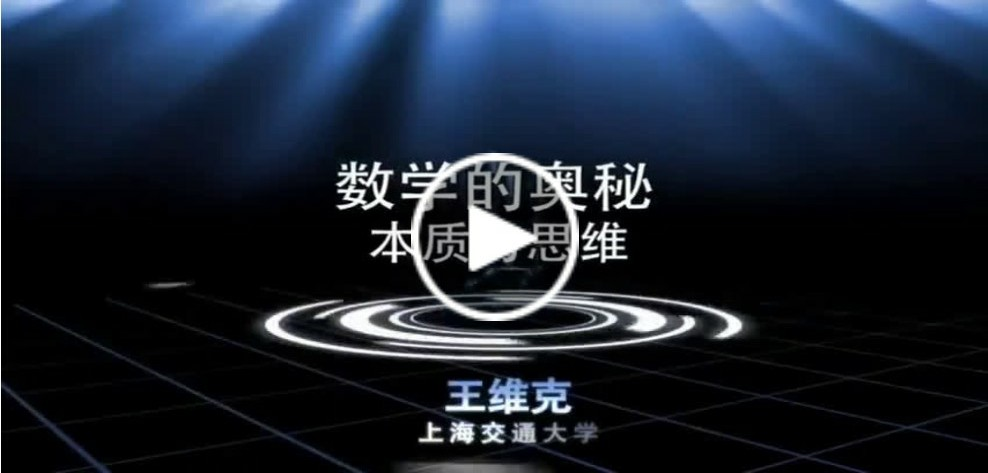
#> input picture Resource/video1.jpg, 988 x 473 px, given in place of screenshot.png, which was not available
$ python main.py
#> lines starting #> are read from the running program, lines starting #| are printed output that depends on the picture; pictures that were not available may be replaced by others from this repository, and a replacement may not be noted
import os
import cv2
import time

# adb路径
adb_path = "F:\\Development\\SDK\\Android\\android-sdk\\platform-tools\\adb.exe"
# 截图缓存路径
cache_path = "D:\\test\\"


def match_template(image, template, md=cv2.TM_CCOEFF_NORMED, threshold=0.8):
    # cv2.imshow("image", image)
    # cv2.imshow("template", template)
    result = cv2.matchTemplate(image, template, md)
    min_val, max_val, min_loc, max_loc = cv2.minMaxLoc(result)
    if max_val > threshold:
        return True, max_loc[0] + template.shape[1] / 2, max_loc[1] + template.shape[0] / 2
    else:
        return False, -1, -1


def get_screencap_to_path(path):
    os.system(
        adb_path + " shell /system/bin/screencap -p /sdcard/screenshot.png")
    os.system(
        adb_path + " pull /sdcard/screenshot.png " + path)
    return path


def get_screencap():
    get_screencap_to_path(cache_path + "screenshot.png")
    return cv2.imread(cache_path + "screenshot.png", 1)
#> returned value is the input picture: shape (473, 988, 3); mean B, G, R 52.4, 37.6, 27.9


def simulate_tap(x, y):
    os.system(adb_path + " shell input tap " + str(x) + " " + str(y))


def simulate_swipe(x1, y1, x2, y2):
    os.system(adb_path + " shell input swipe " + str(x1) + " " + str(y1) + " " + str(x2) + " " + str(y2))


def find_submit_loc(image):
    image_submit = cv2.imread("./Resource/submit.jpg", 1)
    return match_template(image, image_submit)


def find_option_loc(image):
    image_a = cv2.imread("./Resource/A.jpg", 1)
    return match_template(image, image_a)


def find_yes_loc(image):
    image_yes = cv2.imread("./Resource/yes.jpg", 1)
    return match_template(image, image_yes)


def find_retry_loc(image):
    image_play = cv2.imread("./Resource/retry.jpg", 1)
    return match_template(image, image_play)


def find_video_loc(image):
    image_video = cv2.imread("./Resource/video.jpg", 1)
    return match_template(image, image_video, threshold=0.6)


if __name__ == '__main__':

    is_just_play = False

    while True:
        screen = get_screencap()

        # 判断横屏还是竖屏
        print(screen.shape)
#| (473, 988, 3)
        if screen.shape[0] < screen.shape[1]:
            submit_is_find, submit_x, submit_y = find_submit_loc(screen)
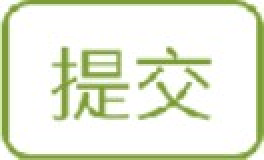
#> input picture Resource/submit.jpg, 132 x 80 px (shown 2 times larger)
#> in find_submit_loc, image_submit is the input picture: shape (80, 132, 3); mean B, G, R 215, 235.8, 229.6
#> in match_template, `result = cv2.matchTemplate(image, template, md)`:
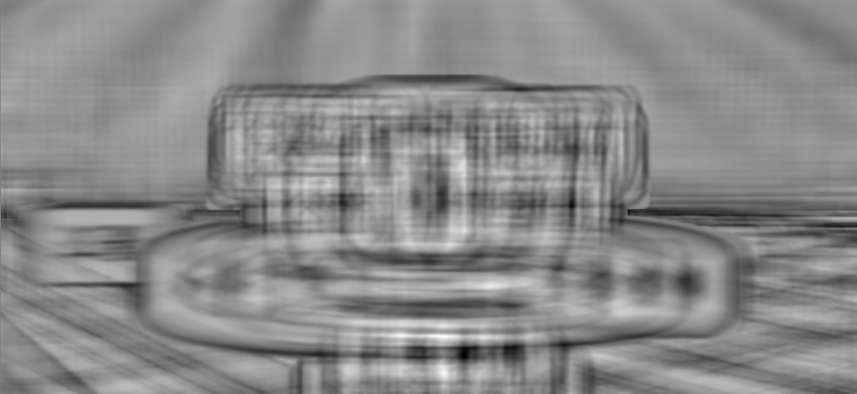
#> result: shape (394, 857) float32; min -0.293, max 0.247, mean -0.00188; drawn with min black and max white
#> in match_template, `min_val, max_val, min_loc, max_loc = cv2.minMaxLoc(result)`: min_val = -0.293; max_val = 0.247; min_loc = (464, 356); max_loc = (442, 336)
#> submit_is_find = False; submit_x = -1; submit_y = -1
            is_just_play = True
            # 如果找到提交按钮，说明需要做题
            print("播放视频中")
            if submit_is_find:
                abcde = ['A', 'B', 'C', 'D', 'E']
                option_is_find, option_x, option_y = find_option_loc(screen)
                print("单选题")
                for i in range (0, 5):
                    simulate_tap(option_x, option_y + 50 * i)
                    print("选中", abcde[i], "选项位置", option_x, option_y + 50 * i)
                    time.sleep(0.05)
                    simulate_tap(submit_x, submit_y)
                    print("点击提交")
                    time.sleep(0.05)
                    yes_is_find, yes_x, yes_y = find_yes_loc(get_screencap())
                    if yes_is_find:
                        simulate_tap(submit_x, submit_y)
                        print("提交成功")
                        break
                    else:
                        print("答案错误，尝试下一个选项")

            else:
                print("不需要做选择题")
            is_retry_find, retry_x, retry_y = find_retry_loc(screen)
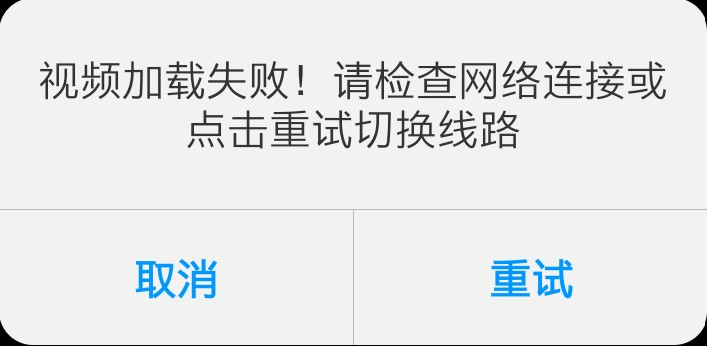
#> input picture Resource/retry.jpg, 707 x 346 px
#> in find_retry_loc, image_play is the input picture: shape (346, 707, 3); mean B, G, R 232.4, 231.4, 229.6
#> call 2 of match_template, with md = 5, threshold = 0.8
#> in match_template (call 2), `result = cv2.matchTemplate(image, template, md)`:
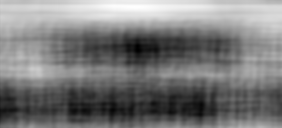
#> result: shape (128, 282) float32; min -0.0902, max 0.0462, mean -0.0247; drawn with min black and max white
#> in match_template (call 2), `min_val, max_val, min_loc, max_loc = cv2.minMaxLoc(result)`: min_val = -0.0902; max_val = 0.0462; min_loc = (137, 49); max_loc = (134, 6)
#> is_retry_find = False; retry_x = -1; retry_y = -1
            if is_retry_find:
                print("点击重试")
                simulate_tap(retry_x + 150, retry_y + 150)
            else:
                print("未发现重试")
        else:
            print("需要翻页")
            while True:
                is_video_find, video_x, video_y = find_video_loc(get_screencap())
                if is_video_find:
                    if is_just_play:
                        time.sleep(2)
                        simulate_swipe(screen.shape[1] - 100, screen.shape[0] / 2, 200, screen.shape[0] / 2)
                        print("向右滑动")
                        time.sleep(3)
                        is_just_play = False
                    else:
                        print("找到了视频标签")
                        simulate_tap(screen.shape[1] / 2, video_y - 200)
                        # simulate_tap(video_x, video_y)
                        break
                else:
                    simulate_swipe(screen.shape[1] - 100, screen.shape[0] / 2, 200, screen.shape[0] / 2)
                    print("向右滑动")
                    time.sleep(2.5)

        if cv2.waitKey(1000) == 27:
#> (key Esc is pressed here)
            break
    cv2.destroyAllWindows()
